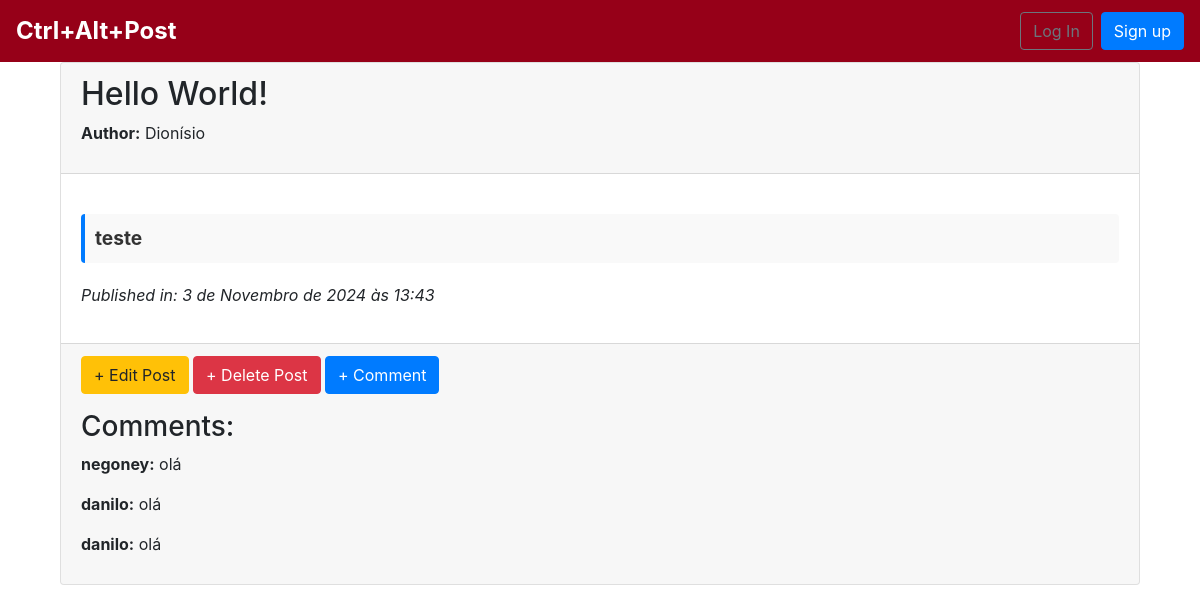
/post/13/, run on an earlier commit of the app's database.
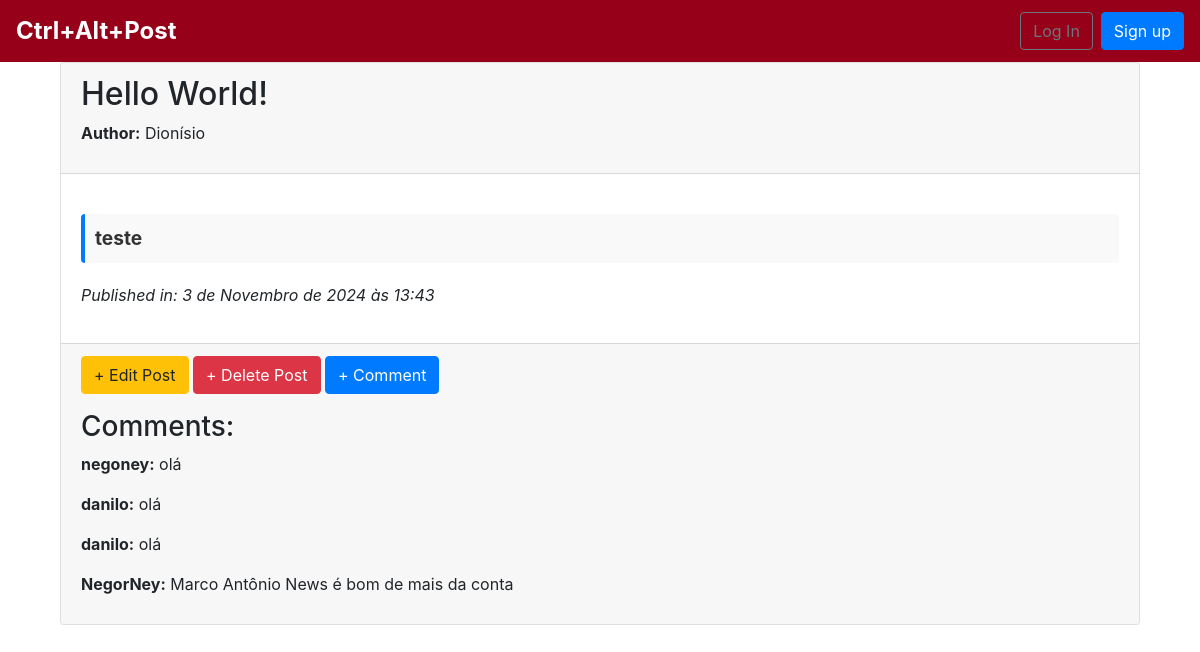
And on a later commit of the database.
### blog/models.py (models this page shows, shortened)
class Post(models.Model):
    title = models.CharField(max_length=200)
    author = models.ForeignKey(
        'auth.User',
        on_delete = models.CASCADE
    )
    date = models.DateTimeField(auto_now_add = True)
    body = models.TextField()

class Comment(models.Model):
    comment = models.CharField(max_length=255)
    post = models.ForeignKey(Post, on_delete=models.CASCADE, related_name='comments')  # Adicione related_name='comments'
    author = models.ForeignKey(User, on_delete=models.CASCADE)
    created_at = models.DateTimeField(auto_now_add=True)

### blog/views.py (the view)
# urls.py: path('post/<int:pk>/', BlogDetailView.as_view(),
class BlogDetailView(DetailView):
    model = Post
    template_name = 'post_detail.html'

### blog/templates/post_detail.html (shortened to what this page needs)
{% extends 'base.html' %}
{% block content %}
<div class="container">
    <div class="post-entry mb-4">
        <div class="card">
            <div class="card-header">
                <h2>{{ post.title }}</h2>
                <p><strong>Author:</strong> {{ post.author.username }}</p>
            </div>
            <div class="card-body">
                <p class = "post-body">{{ post.body }}</p>
                <p style="font-style: italic;">Published in: {{ post.date }}</p>
            </div>
            <div class="card-footer">
                <p>
                    <a href="{% url 'post_edit' post.pk %}" class="btn btn-warning">+ Edit Post</a>
                    <a href="{% url 'post_delete' post.pk %}" class="btn btn-danger">+ Delete Post</a>
                    <a href="{% url 'new_comment' post.pk %}" class="btn btn-primary">+ Comment</a>
                </p>
                <h3>Comments:</h3>
                {% if post.comments.count > 0 %}
                    <div class="comments-list">
                        {% for comment in post.comments.all %}
                        <div class="comment-entry mb-2">
                            <p><strong>{{ comment.author.username }}:</strong> {{ comment.comment }}</p>
                        </div>
                        {% endfor %}
                    </div>
                {% else %}
                    <p>This post has no comments yet.</p>
                {% endif %}
            </div>
        </div>
    </div>
</div>
{% endblock content %}

### blog/templates/base.html (shortened to what this page needs)
<!DOCTYPE html>
<html lang="en">
<head>
    {% load static %}
    <link rel="stylesheet" href="https://cdn.jsdelivr.net/npm/bootstrap@4.5.3/dist/css/bootstrap.min.css">
</head>
<body>
    <nav class="navbar navbar-expand-lg navbar-dark">
        <a class="navbar-brand" href="{% url 'home' %}">Ctrl+Alt+Post</a>
        <div class="collapse navbar-collapse" id="navbarSupportedContent">
        {% if user.is_authenticated %}
        <ul class="navbar-nav ml-auto">
        <li class="nav-item">
            <a class="nav-link dropdown-toggle" href="#"
            id="navbarDropdown" role="button" data-toggle="dropdown"
            aria-haspopup="true" aria-expanded="false"><strong>Hello User</strong>
            {{ user.username }}
            </a>
            <div class="dropdown-menu dropdown-menu-lg-right"
            aria-labelledby="navbarDropdown">
            <a class="dropdown-item" href="{% url 'password_change'%}">Change password</a>
            <div class="dropdown-divider"></div>
            <a class="dropdown-item" href="{% url 'logout' %}">Log Out</a>
            </div>
        </li>
        <li class="nav-item">
            <a class="nav-link" href="{% url 'post_new' %}">New Post</a>
        </li>
        </ul>
        {% else %}
        <form class="form-inline ml-auto">
        <a href="{% url 'login' %}" class="btn btn-outline-secondary">
        Log In</a>
        <a href="{% url 'signup' %}" class="btn btn-primary ml-2">
        Sign up</a>
        </form>
        {% endif %}
        </div>
    </nav>
    <main>
        <div class="container">
        {% block content %}
        {% endblock content %}
        </div>
    </main>

### blog/templates/base.html (style rules this page uses)
.navbar { background-color: #960018 !important; }
.navbar-brand { font-size: 1.5rem; font-weight: bold; }

### blog/templates/post_detail.html (style rules this page uses)
.post-body { font-size: 1.2em; font-weight: bold; color: #333; background-color: #f9f9f9; padding: 10px; border-left: 4px solid #007BFF; margin: 20px 0; border-radius: 4px; }

What changed in the data, as far as the page shows it:
added Comment: author.username "NegorNey", comment "Marco Antônio News é bom de mais da conta"
